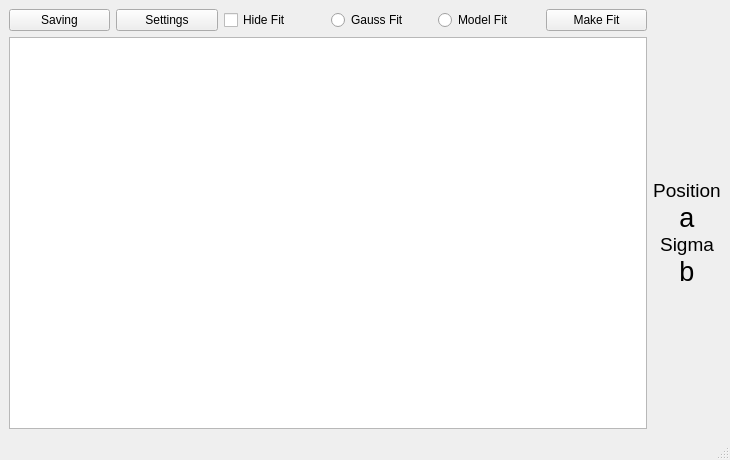
<?xml version="1.0" encoding="UTF-8"?>
<ui version="4.0">
 <class>diss_plot</class>
 <widget class="QMainWindow" name="diss_plot">
  <property name="geometry">
   <rect>
    <x>0</x>
    <y>0</y>
    <width>730</width>
    <height>460</height>
   </rect>
  </property>
  <property name="windowTitle">
   <string>diss_plot</string>
  </property>
  <property name="styleSheet">
   <string notr="true"/>
  </property>
  <widget class="QWidget" name="centralwidget">
   <layout class="QGridLayout" name="gridLayout">
    <item row="1" column="0">
     <widget class="QListWidget" name="plot_area">
      <property name="autoScroll">
       <bool>true</bool>
      </property>
      <property name="movement">
       <enum>QListView::Static</enum>
      </property>
     </widget>
    </item>
    <item row="0" column="0">
     <layout class="QHBoxLayout" name="horizontalLayout" stretch="1,1,1,1,1,1">
      <item>
       <widget class="QPushButton" name="btn_save">
        <property name="text">
         <string>Saving</string>
        </property>
       </widget>
      </item>
      <item>
       <widget class="QPushButton" name="btn_settings">
        <property name="text">
         <string>Settings</string>
        </property>
       </widget>
      </item>
      <item>
       <widget class="QCheckBox" name="show_fit">
        <property name="text">
         <string>Hide Fit</string>
        </property>
       </widget>
      </item>
      <item>
       <widget class="QRadioButton" name="gauss_fit">
        <property name="text">
         <string>Gauss Fit</string>
        </property>
       </widget>
      </item>
      <item>
       <widget class="QRadioButton" name="model_fit">
        <property name="text">
         <string>Model Fit</string>
        </property>
       </widget>
      </item>
      <item>
       <widget class="QPushButton" name="btn_model_run">
        <property name="text">
         <string>Make Fit</string>
        </property>
       </widget>
      </item>
     </layout>
    </item>
    <item row="1" column="1" colspan="2">
     <layout class="QGridLayout" name="gridLayout_3">
      <property name="sizeConstraint">
       <enum>QLayout::SetFixedSize</enum>
      </property>
      <property name="spacing">
       <number>0</number>
      </property>
      <item row="5" column="0">
       <spacer name="verticalSpacer">
        <property name="orientation">
         <enum>Qt::Vertical</enum>
        </property>
        <property name="sizeHint" stdset="0">
         <size>
          <width>20</width>
          <height>30</height>
         </size>
        </property>
       </spacer>
      </item>
      <item row="3" column="0">
       <widget class="QLabel" name="label_Sigma_1">
        <property name="font">
         <font>
          <pointsize>14</pointsize>
         </font>
        </property>
        <property name="text">
         <string>Sigma</string>
        </property>
        <property name="alignment">
         <set>Qt::AlignCenter</set>
        </property>
       </widget>
      </item>
      <item row="2" column="0">
       <widget class="QLabel" name="ampl">
        <property name="enabled">
         <bool>true</bool>
        </property>
        <property name="sizePolicy">
         <sizepolicy hsizetype="Ignored" vsizetype="Preferred">
          <horstretch>0</horstretch>
          <verstretch>0</verstretch>
         </sizepolicy>
        </property>
        <property name="minimumSize">
         <size>
          <width>40</width>
          <height>0</height>
         </size>
        </property>
        <property name="font">
         <font>
          <pointsize>20</pointsize>
         </font>
        </property>
        <property name="text">
         <string notr="true">a</string>
        </property>
        <property name="alignment">
         <set>Qt::AlignCenter</set>
        </property>
       </widget>
      </item>
      <item row="4" column="0">
       <widget class="QLabel" name="sigma">
        <property name="sizePolicy">
         <sizepolicy hsizetype="Ignored" vsizetype="Preferred">
          <horstretch>0</horstretch>
          <verstretch>0</verstretch>
         </sizepolicy>
        </property>
        <property name="minimumSize">
         <size>
          <width>40</width>
          <height>0</height>
         </size>
        </property>
        <property name="font">
         <font>
          <pointsize>20</pointsize>
         </font>
        </property>
        <property name="text">
         <string>b</string>
        </property>
        <property name="alignment">
         <set>Qt::AlignCenter</set>
        </property>
       </widget>
      </item>
      <item row="1" column="0">
       <widget class="QLabel" name="label_Sigma_2">
        <property name="font">
         <font>
          <pointsize>14</pointsize>
         </font>
        </property>
        <property name="text">
         <string>Position</string>
        </property>
        <property name="alignment">
         <set>Qt::AlignCenter</set>
        </property>
       </widget>
      </item>
      <item row="0" column="0">
       <spacer name="verticalSpacer_2">
        <property name="orientation">
         <enum>Qt::Vertical</enum>
        </property>
        <property name="sizeHint" stdset="0">
         <size>
          <width>20</width>
          <height>40</height>
         </size>
        </property>
       </spacer>
      </item>
     </layout>
    </item>
   </layout>
   <zorder>label_3</zorder>
   <zorder>label_3</zorder>
   <zorder>phase_val</zorder>
   <zorder>horizontalSpacer</zorder>
   <zorder>horizontalLayoutWidget_2</zorder>
   <zorder></zorder>
   <zorder>plot_area</zorder>
   <zorder>sigma</zorder>
   <zorder>label_Sigma_1</zorder>
  </widget>
  <widget class="QStatusBar" name="statusbar"/>
  <action name="actionSave">
   <property name="text">
    <string>Save</string>
   </property>
  </action>
  <action name="actionSettings">
   <property name="text">
    <string>Settings</string>
   </property>
  </action>
 </widget>
 <resources/>
 <connections/>
</ui>
